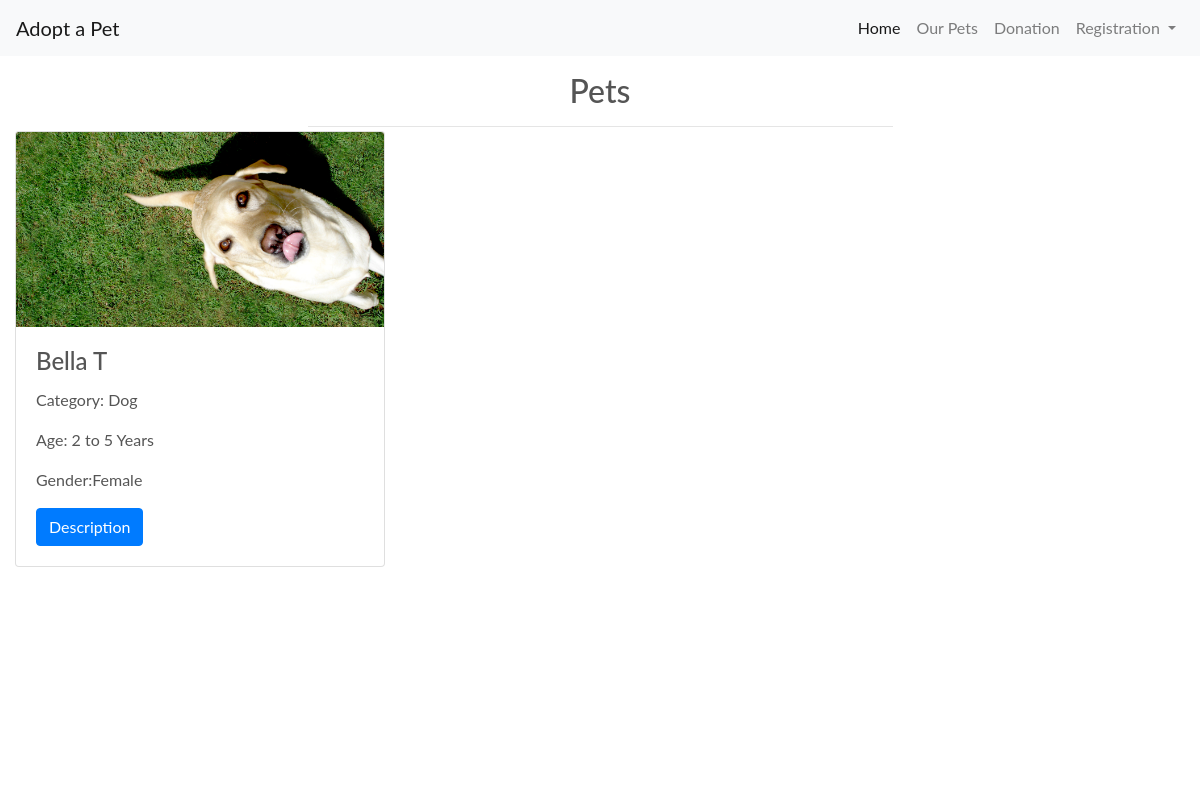
The app's page /pets/, older data.
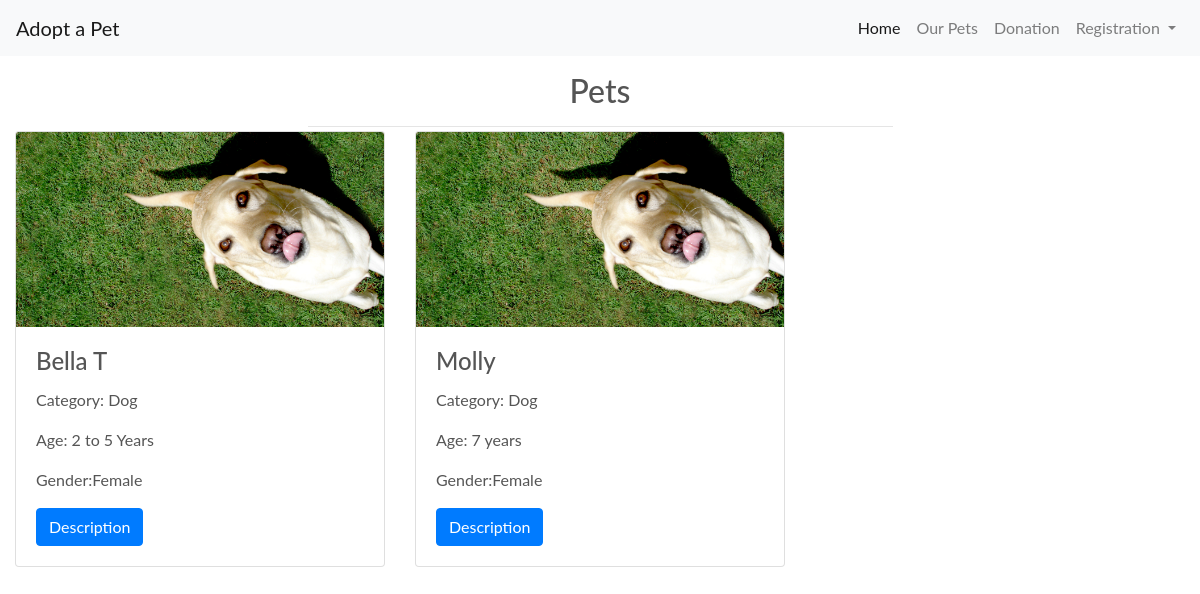
The same page, newer data.
### pets/models.py (models this page shows, shortened)
class Pet(models.Model):
    category = models.ForeignKey('Category', null=True, blank=True, on_delete=models.SET_NULL)
    name = models.CharField(max_length=254)
    gender = models.CharField(max_length=254)
    age = models.CharField(max_length=254)
    description = models.TextField()
    image_url = models.URLField(max_length=1024, null=True, blank=True)
    image = models.ImageField(null=True, blank=True)

class Category(models.Model):
    class Meta:
        verbose_name_plural = 'Categories'
    name = models.CharField(max_length=254)
    def __str__(self):
        return self.name

### pets/views.py (the view)
# urls.py: path('pets/', include('pets.urls')),
def pets(request):
    pets = Pet.objects.all()
    context = {
        'pets' : pets,
    }
    return render(request, 'pets/pets.html', context)

### pets/templates/pets/pets.html (shortened to what this page needs)
{% extends 'base.html'%}
{% load static %}
{% block content%}
<div class="overlay"></div>
 <div class="container-fluid">
        <div class="row">
            <div class="col text-center mt-3">
            <h2 class="logo-font">Pets</h2>
            <hr class="w-50 mb-1">
            </div>
        </div>
        <div class="row">
            {%for pet in pets%}
            <div class="col-md-4">
                <div class="card">
                    <img class="card-img-top" src="{{ pet.image.url }}" alt="Card image">
                    <div class="card-body">
                        <h4 class="card-title">{{ pet.name}}</h4>
                        <p class="card-text">Category: {{ pet.category }}</p>
                        <p class="card-text">Age: {{ pet.age }}</p>
                        <p class="card-text">Gender:{{ pet.gender }}</p>
                        <a href="{% url 'pet_desc' name=pet.name %}" class="btn btn-primary"> Description </a>
                    </div>
                </div>
            </div>
            {%endfor%}
        </div>
</div>
{% endblock %}

### templates/base.html (shortened to what this page needs)
{% load static %}
<!doctype html>
<html lang="en">
  <head>
    {% block corecss %}
    <link rel="stylesheet" href="https://stackpath.bootstrapcdn.com/bootstrap/4.5.0/css/bootstrap.min.css">
    <link rel="stylesheet" href="{% static 'css/base.css' %}">
    {% endblock %}
  </head>
  <body>
  <header>
  <nav class="navbar navbar-expand-lg navbar-light bg-light">
  <a class="navbar-brand" href="{% url 'home' %}">Adopt a Pet</a>
  <div class="collapse navbar-collapse justify-content-end" id="navbarNavDropdown">
    <ul class="navbar-nav">
      <li class="nav-item active">
        <a class="nav-link" href=" {% url 'home' %}">Home <span class="sr-only">(current)</span></a>
      </li>
      <li class="nav-item">
        <a class="nav-link" href="{% url 'pets' %}">Our Pets</a>
      </li>
      <li class="nav-item">
        <a class="nav-link" href="{% url 'donation' %}">Donation</a>
      </li>
      <li class="nav-item dropdown">
        <a class="nav-link dropdown-toggle" href="#" id="navbarDropdownMenuLink" role="button" data-toggle="dropdown" aria-haspopup="true" aria-expanded="false">
          Registration
        </a>
      </li>
    </ul>
  </div>
</nav>
  </header>
    {% block content %}
    {% endblock %}
  </body>
</html>

### static/css/base.css (style rules this page uses)
html { height: 100%; }
body { background: url('/media/dog-1402134.jpg') no-repeat center center fixed; background-size: cover; height: calc(100vh - 164px); color: #555; font-family: 'Lato'; }

Row changes from the older to the newer data that the page shows:
added Pet: image (picture), name "Molly", category "Dog", age "7 years", gender "Female"
